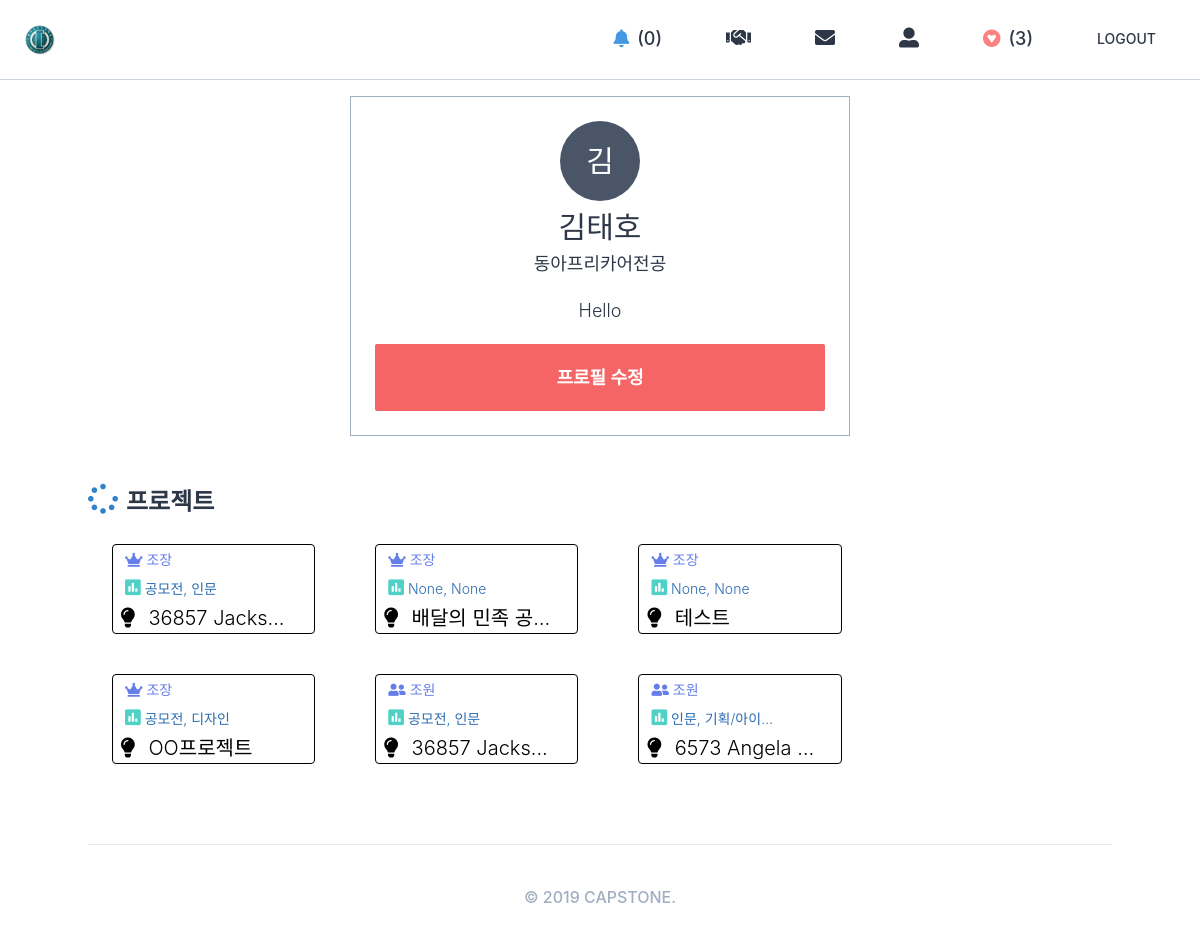
Page /users/1/ (signed in) on the committed database.
### users/models.py (models this page shows)
class User(AbstractUser):
    GENDER_MALE = "male"
    GENDER_FEMALE = "female"
    GENDER_CHOICES = (
        (GENDER_MALE, "남성"),
        (GENDER_FEMALE, "여성"),
    )
    MAJOR_1 = "글로벌지역학"
    MAJOR_2 = "EU전공"
    MAJOR_3 = "GlobalBusiness"
    MAJOR_4 = "TESOL영어학전공"
    MAJOR_5 = "광고PR브랜딩전공"
    MAJOR_6 = "교육학"
    MAJOR_7 = "국가리더전공"
    MAJOR_8 = "국제금융학과"
    MAJOR_9 = "국제스포츠레저전공"
    MAJOR_10 = "그리스불가리아학과"
    MAJOR_11 = "남아프리카어전공"
    MAJOR_12 = "독일어통번역학과"
    MAJOR_13 = "동아프리카어전공"
    MAJOR_14 = "동유럽학대학"
    MAJOR_15 = "러시아학과"
    MAJOR_16 = "루마니아어과"
    MAJOR_17 = "말레이인도네시아어통번역학과"
    MAJOR_18 = "문화콘텐츠학전공"
    MAJOR_19 = "바이오메디컬공학전공"
    MAJOR_20 = "방송영상뉴미디어전공"
    MAJOR_21 = "브라질학과"
    MAJOR_22 = "사학과"
    MAJOR_23 = "산업경영공학과"
    MAJOR_24 = "생명공학과"
    MAJOR_25 = "서아프리카어전공"
    MAJOR_26 = "세계문화예술경영전공"
    MAJOR_27 = "세르비아크로아티아어과"
    MAJOR_28 = "수학과"
    MAJOR_29 = "스페인어통번역학과"
    MAJOR_30 = "아랍어통번역학과"
    MAJOR_31 = "아프리카학부"
    MAJOR_32 = "언론정보전공"
    MAJOR_33 = "언어인지과학과"
    MAJOR_34 = "영미권통상통번역전공"
    MAJOR_35 = "영미문학번역전공"
    MAJOR_36 = "영어통번역학부"
    MAJOR_37 = "영어통번역학전공"
    MAJOR_38 = "우크라이나어과"
    MAJOR_39 = "융복합소프트웨어전공"
    MAJOR_40 = "이탈리아어통번역학과"
    MAJOR_41 = "인도학과"
    MAJOR_42 = "일본어통번역학과"
    MAJOR_43 = "전자공학과"
    MAJOR_44 = "전자물리학과"
    MAJOR_45 = "정보기록학전공"
    MAJOR_46 = "정보통신공학과"
    MAJOR_47 = "정치외교학과"
    MAJOR_48 = "중국어통번역학과"
    MAJOR_49 = "중앙아시아학과"
    MAJOR_50 = "지식콘텐츠전공"
    MAJOR_51 = "철학과"
    MAJOR_52 = "체코슬로바키아어과"
    MAJOR_53 = "컴퓨터전자시스템공학전공"
    MAJOR_54 = "태국어통번역학과"
    MAJOR_55 = "통계학과"
    MAJOR_56 = "폴란드어과"
    MAJOR_57 = "프랑스학과"
    MAJOR_58 = "한국학과"
    MAJOR_59 = "행정학과"
    MAJOR_60 = "헝가리어과"
    MAJOR_61 = "화학과"
    MAJOR_62 = "환경학과"
    MAJOR_CHOICES = (
        (MAJOR_1, "글로벌지역학"),
        (MAJOR_2, "EU전공"),
        (MAJOR_3, "GlobalBusiness"),
        (MAJOR_4, "TESOL영어학전공"),
        (MAJOR_5, "광고PR브랜딩전공"),
        (MAJOR_6, "교육학"),
        (MAJOR_7, "국가리더전공"),
        (MAJOR_8, "국제금융학과"),
        (MAJOR_9, "국제스포츠레저전공"),
        (MAJOR_10, "그리스불가리아학과"),
        (MAJOR_11, "남아프리카어전공"),
        (MAJOR_12, "독일어통번역학과"),
        (MAJOR_13, "동아프리카어전공"),
        (MAJOR_14, "동유럽학대학"),
        (MAJOR_15, "러시아학과"),
        (MAJOR_16, "루마니아어과"),
        (MAJOR_17, "말레이인도네시아어통번역학과"),
        (MAJOR_18, "문화콘텐츠학전공"),
        (MAJOR_19, "바이오메디컬공학전공"),
        (MAJOR_20, "방송영상뉴미디어전공"),
        (MAJOR_21, "브라질학과"),
        (MAJOR_22, "사학과"),
        (MAJOR_23, "산업경영공학과"),
        (MAJOR_24, "생명공학과"),
        (MAJOR_25, "서아프리카어전공"),
        (MAJOR_26, "세계문화예술경영전공"),
        (MAJOR_27, "세르비아크로아티아어과"),
        (MAJOR_28, "수학과"),
        (MAJOR_29, "스페인어통번역학과"),
        (MAJOR_30, "아랍어통번역학과"),
        (MAJOR_31, "아프리카학부"),
        (MAJOR_32, "언론정보전공"),
        (MAJOR_33, "언어인지과학과"),
        (MAJOR_34, "영미권통상통번역전공"),
        (MAJOR_35, "영미문학번역전공"),
        (MAJOR_36, "영어통번역학부"),
        (MAJOR_37, "영어통번역학전공"),
        (MAJOR_38, "우크라이나어과"),
        (MAJOR_39, "융복합소프트웨어전공"),
        (MAJOR_40, "이탈리아어통번역학과"),
        (MAJOR_41, "인도학과"),
        (MAJOR_42, "일본어통번역학과"),
        (MAJOR_43, "전자공학과"),
        (MAJOR_44, "전자물리학과"),
        (MAJOR_45, "정보기록학전공"),
        (MAJOR_46, "정보통신공학과"),
        (MAJOR_47, "정치외교학과"),
        (MAJOR_48, "중국어통번역학과"),
        (MAJOR_49, "중앙아시아학과"),
        (MAJOR_50, "지식콘텐츠전공"),
        (MAJOR_51, "철학과"),
        (MAJOR_52, "체코슬로바키아어과"),
        (MAJOR_53, "컴퓨터전자시스템공학전공"),
        (MAJOR_54, "태국어통번역학과"),
        (MAJOR_55, "통계학과"),
        (MAJOR_56, "폴란드어과"),
        (MAJOR_57, "프랑스학과"),
        (MAJOR_58, "한국학과"),
        (MAJOR_59, "행정학과"),
        (MAJOR_60, "헝가리어과"),
        (MAJOR_61, "화학과"),
        (MAJOR_62, "환경학과"),
    )
    LOGIN_EMAIL = "email"
    LOGIN_KAKAO = "kakao"
    LOGIN_CHOICES = (
        (LOGIN_EMAIL, "EMAIL"),
        (LOGIN_KAKAO, "KAKAO"),
    )
    gender = models.CharField(choices=GENDER_CHOICES, max_length=10, blank=True)
    bio = models.TextField(default="")
    major = models.CharField(choices=MAJOR_CHOICES, max_length=20, blank=True)
    login_method = models.CharField(
        choices=LOGIN_CHOICES, max_length=50, default=LOGIN_EMAIL
    )
    objects = core_managers.CustomUserManager()
    def get_absolute_url(self):
        return reverse("users:profile", kwargs={"pk": self.pk})

### lists/models.py (models this page shows, shortened)
class List(core_models.TimeStampedModel):
    name = models.CharField(max_length=80)
    user = models.OneToOneField(
        "users.User", related_name="list", on_delete=models.CASCADE
    )
    projects = models.ManyToManyField("projects.Project", related_name="lists", blank=True)
    def count_projects(self):
        return self.projects.count()
    count_projects.short_description = "Number of Projects"

### projects/models.py (models this page shows, shortened)
class Project(core_models.TimeStampedModel):
    name = models.CharField(max_length=140)
    description = models.TextField()
    on_market = models.BooleanField(default=False)
    categories = models.ManyToManyField("Category", related_name="projects", blank=True)
    host = models.ForeignKey(
        "users.User", related_name="project_host", on_delete=models.CASCADE
    )
    def get_first_category(self):
        try:
            category, = self.categories.all()[:1]
            return category
        except ValueError:
            return None
    def get_second_category(self):
        try:
            category, = self.categories.all()[1:2]
            return category
        except ValueError:
            return None

class AbstractItem(core_models.TimeStampedModel):
    name = models.CharField(max_length=80)
    class Meta:
        abstract = True
    def __str__(self):
        return self.name

class Category(AbstractItem):
    class Meta:
        verbose_name_plural = "Categories"

### participant/models.py (models this page shows)
class Participant(core_models.TimeStampedModel):
    user = models.ForeignKey(
        "users.User", related_name="participants", on_delete=models.CASCADE
    )
    project = models.ForeignKey(
        "projects.Project", related_name="participants", on_delete=models.CASCADE
    )

### users/views.py (the view)
# urls.py: path("<int:pk>/", views.UserProfileView.as_view(), name="profile"),
class UserProfileView(DetailView):
    model = models.User
    template_name = "users/user_detail.html"
    context_object_name = "user_obj"

### templates/users/user_detail.html (shortened to what this page needs)
{% extends "base.html" %}
{% block content %}
    <div class="h-75vh">
            <div class="container lg:w-5/12 md:w-1/2 xl:w-1/4 mx-auto my-12 flex flex-col items-center border p-6 border-gray-500">
        {% include "mixins/user_avatar.html" with user=user_obj %}
        <div class="flex items-center">
            <span class="text-3xl mt-1">{{user_obj.first_name}}{{user_obj.last_name}}</span>
        </div>
        <span class="text-lg mb-5">{{user_obj.major}}</span>
        <span class="text-lg mb-5">{{user_obj.bio}}</span>
        {% if user == user_obj %}
            <a href="{% url 'users:update' %}" class="btn btn--small bg-red-500 text-white font-bold">프로필 수정</a>
        {% endif %}
    </div>
    {% if user_obj.project_host.count > 0 or user_obj.participants.count > 0%}
        {% if user == user_obj %}
            <div class="container mx-auto pb-10">
                <h3 class="mb-6 text-2xl font-bold"><i class="fas fa-spinner text-3xl mr-2 text-blue-600 font-bold"></i>프로젝트</h3>
                <div class="flex flex-wrap mx-1 mt-5">
                    {% for project in user_obj.project_host.all %}
                        {% include "partials/member_project_card.html" with project=project %}
                    {% endfor %}
                    {% for participant in user_obj.participants.all %}
                        {% include "partials/member_project_part_card.html" with participant=participant %}
                    {% endfor %}
                </div>
            </div>
        {% endif %}
    {% endif %}
    </div>
{% endblock content %}

### templates/partials/nav.html (shortened to what this page needs)
<ul class="flex items-center text-sm font-medium h-full">
    {% if user.is_authenticated %}
        <li class="nav_link text-lg pro_zoom"><a href="{% url 'users:notifications' user.pk %}"><i class="fas fa-bell text-lg mr-2 text-blue-500"></i>({{user.applyto.count}})</a></li>
        <li class="nav_link pro_zoom"><a href="{% url 'projects:create' %}"><i class="fas fa-handshake text-xl"></i></a></li>
        <li class="nav_link pro_zoom"><a href="{% url 'users:conversations' user.pk %}"><i class="fas fa-envelope text-xl"></i></a></li>
        <li class="nav_link pro_zoom"><a href="{{user.get_absolute_url}}"><i class="fas fa-user-alt text-xl"></i></a></li>
        <li class="nav_link text-lg pro_zoom"><a href="{% url 'lists:see-favs' %}"><i class="fab fa-gratipay text-lg mr-2 text-red-400"></i>({{user.list.projects.count}})</a></li>
        <li class="nav_link pro_zoom"><a href="{% url 'users:logout' %}">LOGOUT</a></li>
    {% else %}
        <li class="nav_link pro_zoom"><a href="{% url 'users:login' %}">LOGIN</a></li>
        <li class="nav_link pro_zoom"><a href="{% url 'users:signup' %}">JOIN</a></li>
    {% endif %}
</ul>

### templates/mixins/user_avatar.html
<div class="{{h_and_w|default:'h-20 w-20'}} bg-gray-700 rounded-full text-white flex justify-center items-center">
    <span class="{{text|default:'text-3xl'}}">{{user.first_name|first}}</span>
</div>

### templates/partials/member_project_card.html (shortened to what this page needs)
<div class="w-1/5 mb-10 px-2 overflow-hidden border border-black mr-10 ml-5 rounded pro_zoom">
    <a href="{% url 'projects:member-detail' project.pk %}">
        <div class="flex justify-between mb-1px truncate">
            <div class="w-3/4 overflow-hidden flex">
                <span class="text-sm text-gray-700 block truncate p-1 mr-2 text-indigo-500">
                <i class="fas fa-crown"></i>
                    조장
                </span>
            </div>
        </div>
        <div class="flex justify-between mb-1px truncate">
            <div class="w-3/4 overflow-hidden flex">
                <span class="text-sm text-gray-700 block truncate p-1 mr-2 text-blue-700">
                    <i class="fas fa-poll text-teal-400 text-lg"></i>
                    {{project.get_first_category}}, {{project.get_second_category}}
                </span>
            </div>
        </div>
        <span class="text-black w-11/12 block truncate text-xl">
            <i class="fas fa-lightbulb mr-2"></i> {{project.name}}
        </span>
    </a>
</div>

### templates/partials/member_project_part_card.html (shortened to what this page needs)
<div class="w-1/5 mb-10 px-2 overflow-hidden border border-black mr-10 ml-5 rounded pro_zoom">
    <a href="{% url 'projects:member-detail' participant.project.pk %}">
         <div class="flex justify-between mb-1px truncate">
            <div class="w-3/4 overflow-hidden flex">
                <span class="text-sm text-gray-700 block truncate p-1 mr-2 text-indigo-500">
                <i class="fas fa-user-friends"></i>
                    조원
                </span>
            </div>
        </div>
        <div class="flex justify-between mb-1px truncate">
            <div class="w-3/4 overflow-hidden flex">
                <span class="text-sm text-gray-700 block truncate p-1 mr-2 text-blue-700">
                    <i class="fas fa-poll text-teal-400 text-lg"></i>
                    {{participant.project.get_first_category}}, {{participant.project.get_second_category}}
                </span>
            </div>
        </div>
        <span class="text-black w-11/12 block truncate text-xl">
            <i class="fas fa-lightbulb mr-2"></i> {{participant.project.name}}
        </span>
    </a>
</div>

### rows in the picture
User: applyto.count "0", list.projects.count "3", first_name|first "김", first_name "김", last_name "태호", major "동아프리카어전공", bio "Hello"
Project: get_first_category "공모전", get_second_category "인문", name "36857 Jacks…"
Project: get_first_category "None", get_second_category "None", name "배달의 민족 공…"
Project: get_first_category "None", get_second_category "None", name "테스트"
Project: get_first_category "공모전", get_second_category "디자인", name "OO프로젝트"
Participant: project.get_first_category "공모전", project.get_second_category "인문", project.name "36857 Jacks…"
Participant: project.get_first_category "인문", project.get_second_category "기획/아이…", project.name "6573 Angela…"
